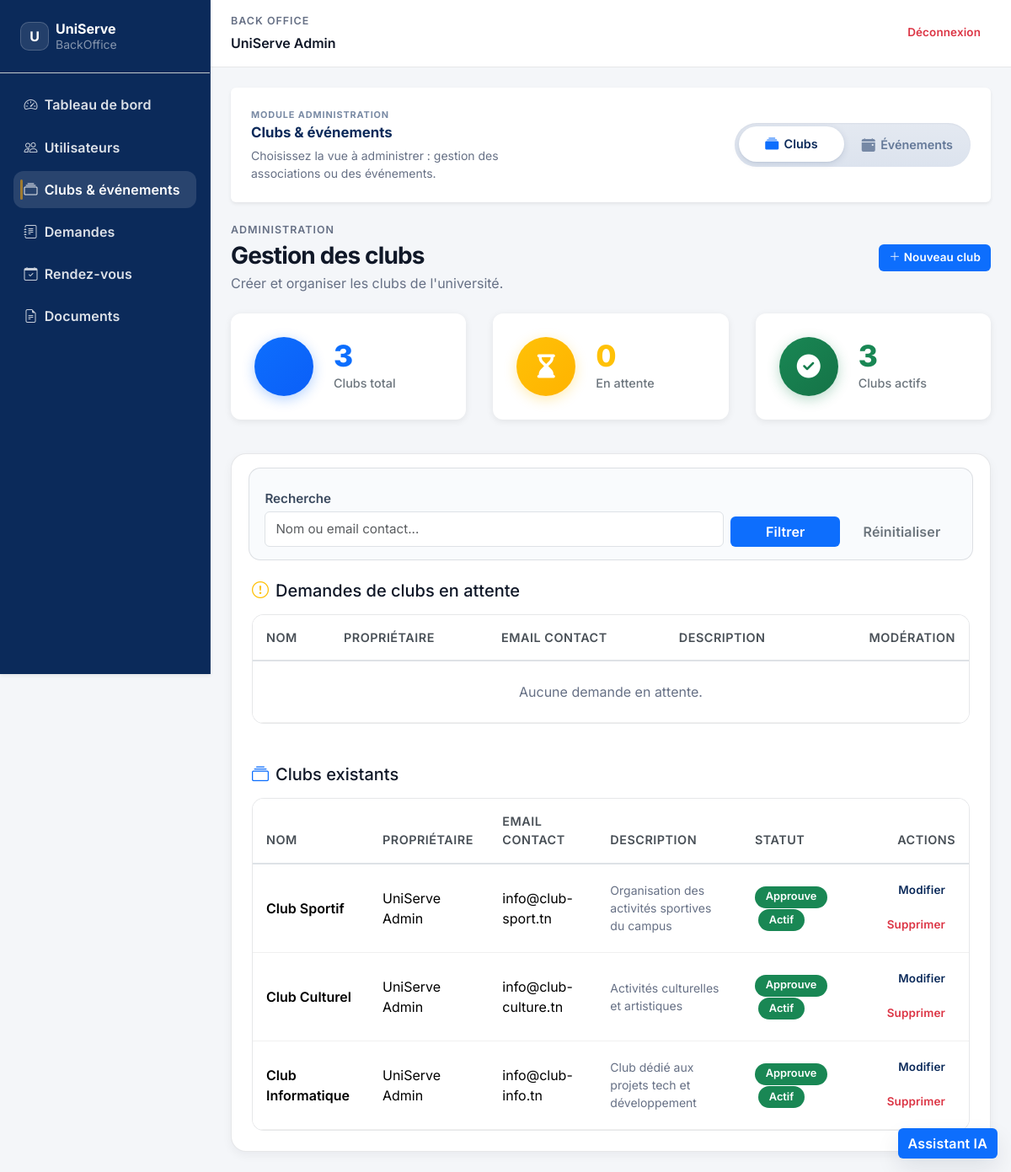
/evenements/manageClubs (signed in), run on an earlier commit of the app's database.
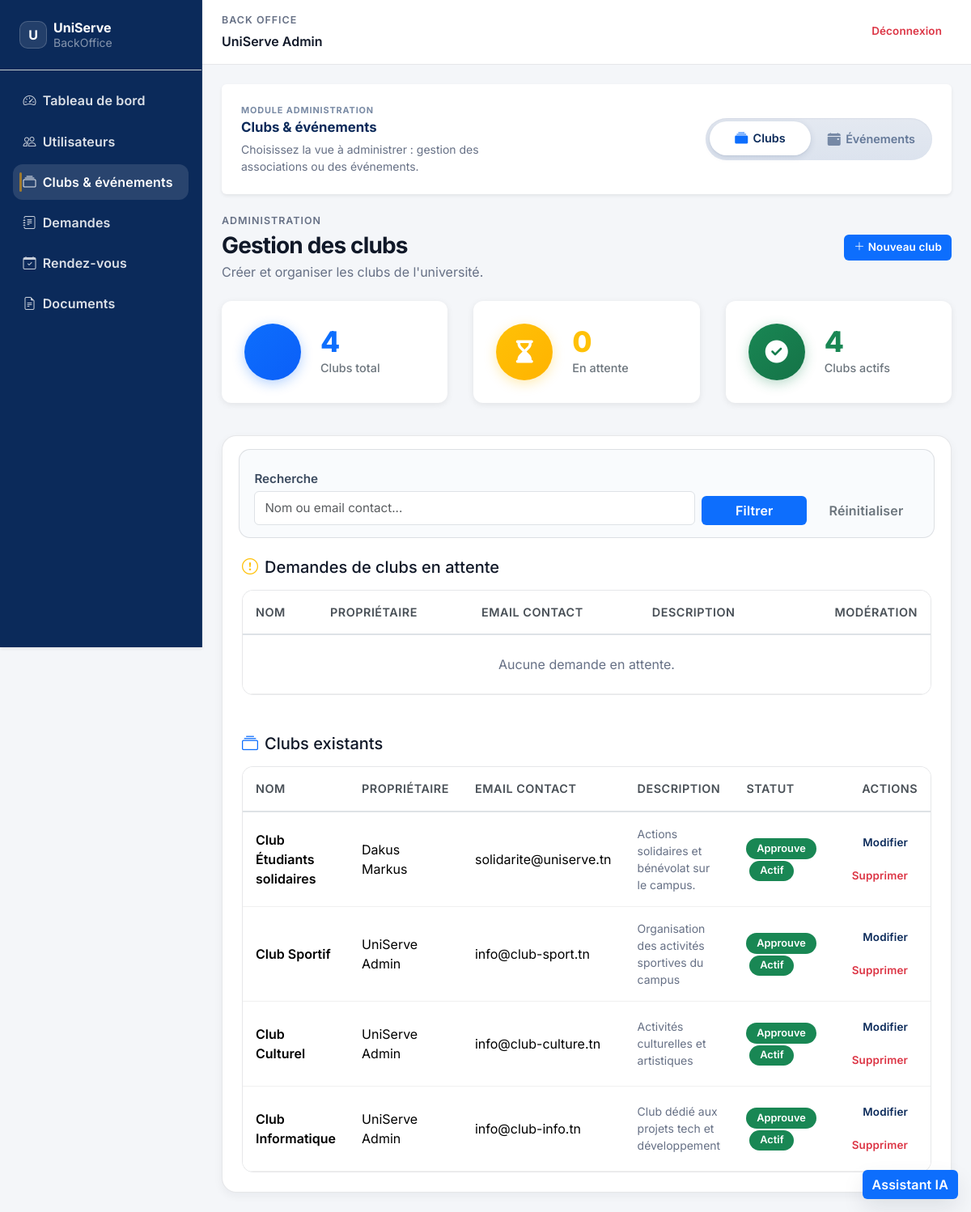
And on a later commit of the database.
### tables this page shows
CREATE TABLE `clubs` (
  `id` bigint(20) NOT NULL AUTO_INCREMENT,
  `cree_par` bigint(20) NOT NULL,
  `nom` varchar(120) NOT NULL,
  `description` text DEFAULT NULL,
  `email_contact` varchar(255) DEFAULT NULL,
  `actif` tinyint(1) NOT NULL DEFAULT 1,
  `statut_validation` enum('en_attente','approuve','rejete') NOT NULL DEFAULT 'en_attente',
  PRIMARY KEY (`id`),
  UNIQUE KEY `nom` (`nom`),
  KEY `cree_par` (`cree_par`),
  CONSTRAINT `clubs_ibfk_cree_par` FOREIGN KEY (`cree_par`) REFERENCES `utilisateurs` (`id`)
);

### Controller/Controller.php (called while the page is built, shortened)
<?php
class Controller
{
    protected function basePath(): string
    {
        $scriptName = (string) ($_SERVER['SCRIPT_NAME'] ?? '');
        $dir = str_replace('\\', '/', dirname($scriptName));
        $dir = $dir === '/' ? '' : rtrim($dir, '/');
        return $dir;
    }
    public function url(string $path = ''): string
    {
        $path = '/' . ltrim($path, '/');
        return $this->basePath() . ($path === '/' ? '' : $path);
    }
    public function render(string $view, array $data = [], ?string $layoutOverride = null): void
    {
        $viewPath = __DIR__ . '/../View/' . $view . '.php';
        extract($data, EXTR_SKIP);
        require $viewPath;
    }
}

### Controller/EvenementsController.php (called while the page is built, shortened)
<?php
require_once __DIR__ . '/../Model/Club.php';
class EvenementsController extends Controller
{
    private function getClubStats(): array
    {
        $clubModel = new Club();
        $allClubs = $clubModel->getAllAdmin();
        $totalClubs = count($allClubs);
        $pendingClubs = $clubModel->getPendingForAdmin();
        $pendingCount = count($pendingClubs);
        $activeClubs = array_filter(
            $allClubs,
            static fn (array $club): bool =>
                (string) ($club['actif'] ?? '0') === '1'
                && (string) ($club['statut_validation'] ?? '') === 'approuve'
        );
        $activeCount = count($activeClubs);
        return [
            'total' => $totalClubs,
            'pending' => $pendingCount,
            'active' => $activeCount,
        ];
    }
    public function manageClubs(): void
    {
        $clubModel = new Club();
        $pendingClubs = $clubModel->getPendingForAdmin();
        $clubs = array_values(array_filter(
            $clubModel->getAllAdmin(),
            static fn (array $club): bool => (string) ($club['statut_validation'] ?? '') !== 'en_attente'
        ));
        $q = trim((string) ($_GET['q'] ?? ''));
        $stats = $this->getClubStats();
        $this->render('backoffice/clubs/index', [
            'title' => 'Gestion des clubs',
            'stats' => $stats,
            'pendingClubs' => $pendingClubs,
            'clubs' => $clubs,
            'q' => $q,
            'success' => (string) ($_GET['success'] ?? ''),
            'error' => (string) ($_GET['error'] ?? ''),
        ]);
    }
}

### Controller/App.php (called while the page is built, shortened)
<?php
class App
{
    private string $action = 'landing';
    public function __construct()
    {
        $url = $this->parseUrl();
        if (!empty($url)) {
            array_shift($url);
        }
        $controllerInstance = new $this->controller();
        if (!empty($url)) {
            $candidateAction = (string) $url[0];
            $this->action = $candidateAction;
            array_shift($url);
        } elseif (!method_exists($controllerInstance, $this->action)) {
            $this->notFound('Action not found.');
        }
        $this->params = $this->validateAndNormalizeParams($controllerInstance, $this->action, array_values($url));
        call_user_func_array([$controllerInstance, $this->action], $this->params);
    }
    private function parseUrl(): array
    {
        $cleanUrl = trim((string) $_GET['url']);
        $cleanUrl = trim($cleanUrl, '/');
        $segments = explode('/', $cleanUrl);
        return array_values(array_filter($segments, static fn (string $segment): bool => $segment !== ''));
    }
    private function validateAndNormalizeParams(object $controllerInstance, string $action, array $params): array
    {
        return $params;
    }
}

### index.php (called while the page is built, shortened)
<?php
require_once __DIR__ . '/Model/Database.php';
require_once __DIR__ . '/Controller/Controller.php';
require_once __DIR__ . '/Model/Model.php';
require_once __DIR__ . '/Controller/App.php';
new App();

### Model/Club.php (called while the page is built, shortened)
<?php
class Club
{
    private Model $model;
    public function __construct()
    {
        $this->model = new Model();
    }
    public function getAllAdmin(): array
    {
        $statement = $this->model->query(
            'SELECT c.id, c.cree_par, c.nom, c.description, c.email_contact, c.actif, c.statut_validation,
                    CONCAT(u.prenom, " ", u.nom) AS owner_nom
             FROM clubs c
             INNER JOIN utilisateurs u ON u.id = c.cree_par
             ORDER BY c.id DESC'
        );
        return $statement->fetchAll();
    }
    public function getPendingForAdmin(): array
    {
        $statement = $this->model->query(
            'SELECT c.id, c.cree_par, c.nom, c.description, c.email_contact, c.actif, c.statut_validation,
                    CONCAT(u.prenom, " ", u.nom) AS owner_nom
             FROM clubs c
             INNER JOIN utilisateurs u ON u.id = c.cree_par
             WHERE c.statut_validation = "en_attente"
             ORDER BY c.id DESC'
        );
        return $statement->fetchAll();
    }
}

### Model/Model.php (called while the page is built, shortened)
<?php
class Model
{
    protected static ?PDO $db = null;
    public function __construct()
    {
        if (!(self::$db instanceof PDO)) {
            self::$db = Database::connect();
        }
    }
    public function query(string $sql, array $params = []): PDOStatement
    {
        $statement = self::$db->prepare($sql);
        $statement->execute($params);
        return $statement;
    }
}

### Model/Database.php (called while the page is built, shortened)
<?php
class Database
{
    private static ?PDO $instance = null;
    public static function connect(): PDO
    {
        $host = getenv('DB_HOST') ?: '127.0.0.1';
        $port = getenv('DB_PORT') ?: '3306';
        $dbname = getenv('DB_NAME') ?: 'uniserve';
        $username = getenv('DB_USER') ?: 'root';
        $password = getenv('DB_PASSWORD');
        $dsn = "mysql:host={$host};port={$port};dbname={$dbname};charset=utf8mb4";
        self::$instance = new PDO($dsn, $username, $password, [
            PDO::ATTR_ERRMODE => PDO::ERRMODE_EXCEPTION,
            PDO::ATTR_DEFAULT_FETCH_MODE => PDO::FETCH_ASSOC,
        ]);
        return self::$instance;
    }
}

### View/backoffice/clubs/index.php (the view, shortened to what the changed rows need)
<?php
require_once __DIR__ . '/../../shared/helpers.php';
$clubs = $clubs ?? [];
$stats = $stats ?? [];
?>
<div class="d-flex align-items-center justify-content-between flex-wrap gap-3 us-page-header mb-4">
    <div>
        <h1 class="h3 mb-1"><?= htmlspecialchars((string) ($title ?? 'Gestion des clubs'), ENT_QUOTES, 'UTF-8') ?></h1>
    </div>
</div>
<?php if (!empty($stats)): ?>
    <?php
    $statCards = [
        [
            'title' => 'Clubs total',
            'value' => $stats['total'] ?? 0,
            'color' => 'primary',
            'icon' => 'fa-solid fa-objects-column',
        ],
        [
            'title' => 'En attente',
            'value' => $stats['pending'] ?? 0,
            'color' => 'warning',
            'icon' => 'fa-solid fa-hourglass-end',
        ],
        [
            'title' => 'Clubs actifs',
            'value' => $stats['active'] ?? 0,
            'color' => 'success',
            'icon' => 'fa-solid fa-circle-check',
        ],
    ];
    echo renderStatGrid($statCards);
    ?>
<?php endif; ?>
<div class="us-section-card">
    <div class="card-body p-3 p-md-4">
        <div class="mb-5">
            <div class="table-responsive us-table-wrap">
                <table class="table table-hover align-middle mb-0">
                    <thead>
                        <tr>
                            <th>Nom</th>
                            <th>Propriétaire</th>
                            <th>Email contact</th>
                            <th>Description</th>
                            <th class="text-end">Modération</th>
                        </tr>
                    </thead>
                </table>
            </div>
        </div>
        <div>
            <div class="table-responsive us-table-wrap">
                <table class="table table-hover align-middle mb-0">
                    <thead>
                        <tr>
                            <th>Nom</th>
                            <th>Propriétaire</th>
                            <th>Email contact</th>
                            <th>Description</th>
                            <th>Statut</th>
                            <th class="text-end">Actions</th>
                        </tr>
                    </thead>
                    <tbody>
                        <?php if (empty($clubs)): ?>
                            <tr>
                                <td colspan="6" class="text-center text-muted py-4">Aucun club trouvé.</td>
                            </tr>
                        <?php else: ?>
                            <?php foreach ($clubs as $club): ?>
                                <?php
                                $clubId = (int) ($club['id'] ?? 0);
                                $validation = (string) ($club['statut_validation'] ?? 'en_attente');
                                $badge = $validation === 'approuve' ? 'success' : ($validation === 'rejete' ? 'danger' : 'secondary');
                                $actif = (int) ($club['actif'] ?? 0);
                                ?>
                                <tr>
                                    <td class="fw-semibold"><?= htmlspecialchars((string) ($club['nom'] ?? ''), ENT_QUOTES, 'UTF-8') ?></td>
                                    <td><?= htmlspecialchars((string) ($club['owner_nom'] ?? '-'), ENT_QUOTES, 'UTF-8') ?></td>
                                    <td><?= htmlspecialchars((string) ($club['email_contact'] ?? ''), ENT_QUOTES, 'UTF-8') ?></td>
                                    <td class="text-muted small"><?= htmlspecialchars((string) ($club['description'] ?? ''), ENT_QUOTES, 'UTF-8') ?></td>
                                    <td>
                                        <span class="badge bg-<?= $badge ?>">
                                            <?= htmlspecialchars(ucfirst(str_replace('_', ' ', $validation)), ENT_QUOTES, 'UTF-8') ?>
                                        </span>
                                        <?php if ($actif): ?>
                                            <span class="badge bg-success ms-1">Actif</span>
                                        <?php else: ?>
                                            <span class="badge bg-secondary ms-1">Inactif</span>
                                        <?php endif; ?>
                                    </td>
                                    <td class="text-end">
                                        <div class="d-flex gap-2 justify-content-end flex-wrap">
                                            <a class="btn btn-outline-primary btn-sm" href="<?= $this->url('/evenements/editClubForm/' . $clubId) ?>">Modifier</a>
                                            <form method="post" action="<?= $this->url('/evenements/deleteClub/' . $clubId) ?>" class="d-inline">
                                                <button class="btn btn-outline-danger btn-sm" type="submit" onclick="return confirm('Supprimer ce club ?');">Supprimer</button>
                                            </form>
                                        </div>
                                    </td>
                                </tr>
                            <?php endforeach; ?>
                        <?php endif; ?>
                    </tbody>
                </table>
            </div>
        </div>
    </div>
</div>

### View/shared/helpers.php (shortened to what the changed rows need)
<?php
function renderStatCard(string $title, int|string $value, string $color = 'primary', string $icon = '', string $href = ''): string
{
    $classes = "stat-card stat-card-{$color}";
    $clickable = $href !== '' ? " stat-card-clickable" : '';
    $href_attr = $href !== '' ? " href=\"{$href}\"" : '';
    $tag = $href !== '' ? 'a' : 'div';
    $icon_html = '';
    if ($icon !== '') {
        $icon_html = "<div class=\"stat-card-icon-circle\"><i class=\"{$icon}\"></i></div>";
    } else {
        $icon_html = "<div class=\"stat-card-icon-circle\"><i class=\"fa-solid fa-chart-simple\"></i></div>";
    }
    return <<<HTML
    <{$tag} class="{$classes}{$clickable}"{$href_attr}>
        {$icon_html}
        <div class="stat-card-content">
            <div class="stat-card-value">{$value}</div>
            <div class="stat-card-title">{$title}</div>
        </div>
    </{$tag}>
HTML;
}
function renderStatGrid(array $stats): string
{
    $cards = array_map(static function (array $stat): string {
        return renderStatCard(
            $stat['title'] ?? '',
            $stat['value'] ?? 0,
            $stat['color'] ?? 'primary',
            $stat['icon'] ?? '',
            $stat['href'] ?? ''
        );
    }, $stats);
    $cardsHtml = implode("\n", $cards);
    return <<<HTML
    <div class="stat-grid">
        {$cardsHtml}
    </div>
HTML;
}

What changed in the data, as far as the page shows it:
added clubs: nom "Club Étudiants solidaires", owner_nom "Dakus Markus", email_contact "solidarite@uniserve.tn", description "Actions solidaires et bénévolat sur le campus.", statut_validation "Approuve", actif "Actif"
Also different on the page:
$value: "3 0 3" → "4 0 4"
